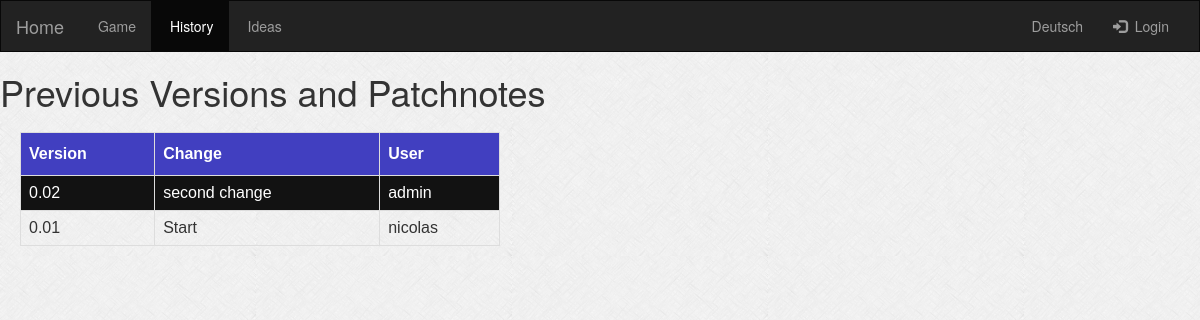
The app's page /website/history with its own data.
### website/models.py (models this page shows, shortened)
class Version(models.Model):
    label = models.CharField(max_length=20,unique=True)
    change = models.CharField(max_length=200)
    pub_date = models.DateTimeField('date published', default=datetime.now)
    submitter = models.ForeignKey(Player, on_delete=models.CASCADE, null=True)

class Player(models.Model):
    user = models.OneToOneField(User, on_delete=models.CASCADE, primary_key=True)
    highscore = models.IntegerField(default=-1)
    requests_left = models.IntegerField(default=1)
    rounds_played = models.IntegerField(default=0)
    current_version_beaten = models.BooleanField(default=False)
    votes_left = models.IntegerField(default=1)

### website/views.py (the view)
# urls.py: path('history', views.HistoryView.as_view(), name='history'),
class HistoryView(generic.ListView):
    model = Version
    template_name = 'website/history.html'
    def get_queryset(self):
        return Version.objects.all().order_by('-pub_date')

### website/templatetags/base_extras.py (called while the page is built)
@register.simple_tag
def active_page(request, view_name):
    from django.urls import resolve, Resolver404
    path = resolve(request.path_info)
    if not request:
        return ""
    try:
        return "active" if path.url_name == view_name else ""
    except Resolver404:
        return ""

### website/templates/website/history.html (shortened to what this page needs)
{% extends "website/../base.html" %}
{% load static %}
{% block body %}
<link rel="stylesheet" type="text/css" href="{% static 'website/css/style.css' %}" />
<h1> Previous Versions and Patchnotes</h1>
{% if version_list %}
     <table id="versions">
          <tr>
            <th>Version</th>
            <th>Change</th>
            <th>User</th>
          </tr>
    {% for version in version_list %}
        <tr>
            <td>{{ version.label }}</td>
            <td>{{ version.change }}</td>
            <td>{{ version.submitter.user.username}}</td>
        </tr>
    {% endfor %}
    </table>
{% else %}
    <p>No history available.</p>
{% endif %}
{% endblock %}

### website/templates/website/history.html (style rules this page uses)
#versions { font-family: "Trebuchet MS", Arial, Helvetica, sans-serif; border-collapse: collapse; width: 40%; }
#versions td, #versions th { border: 1px solid #ddd; padding: 8px; }
#versions tr:nth-child(even) { background-color: #121212; color:white }
#versions th { padding-top: 12px; padding-bottom: 12px; text-align: left; background-color: #413FC0; color: white; }
table { margin: 20px; }

### records on screen
Version: label "0.02", change "second change", submitter.user.username "admin"
Version: label "0.01", change "Start", submitter.user.username "nicolas"
